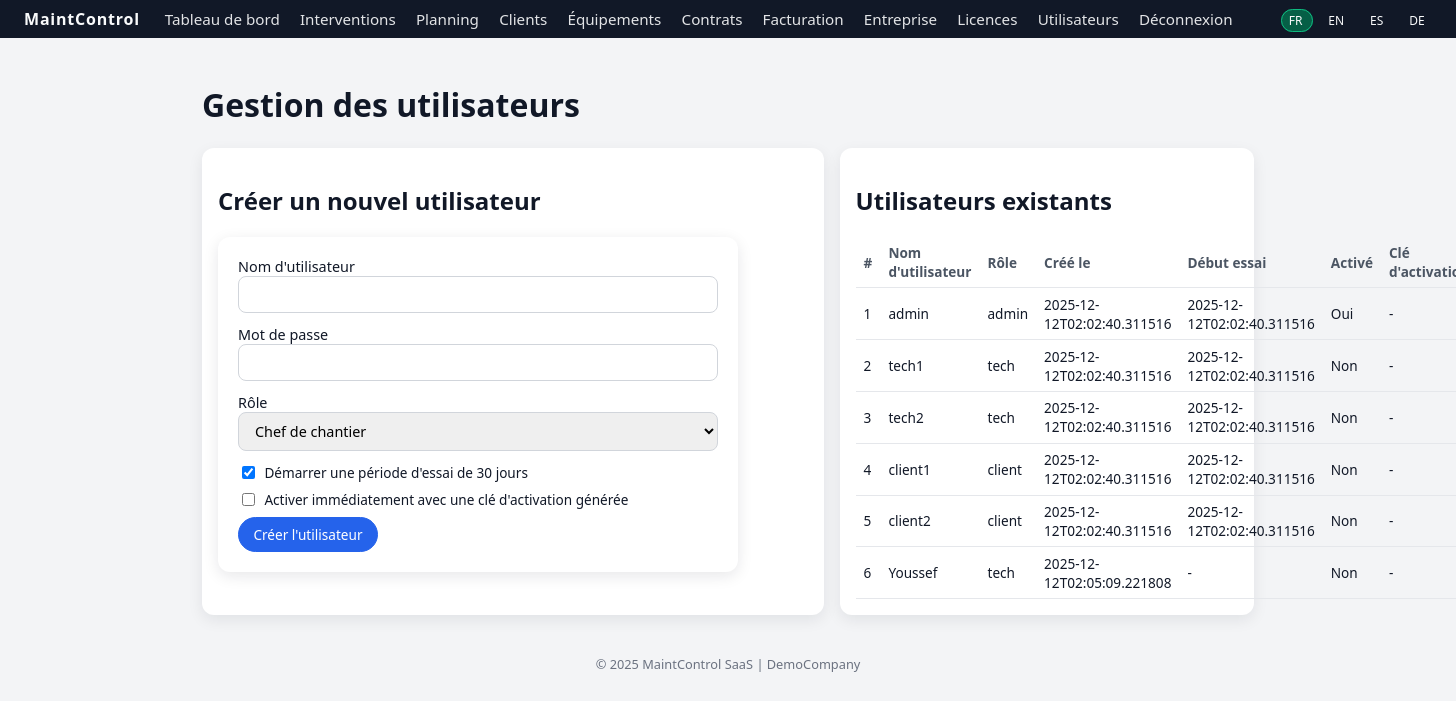
The app's page /admin/users (signed in), older data.
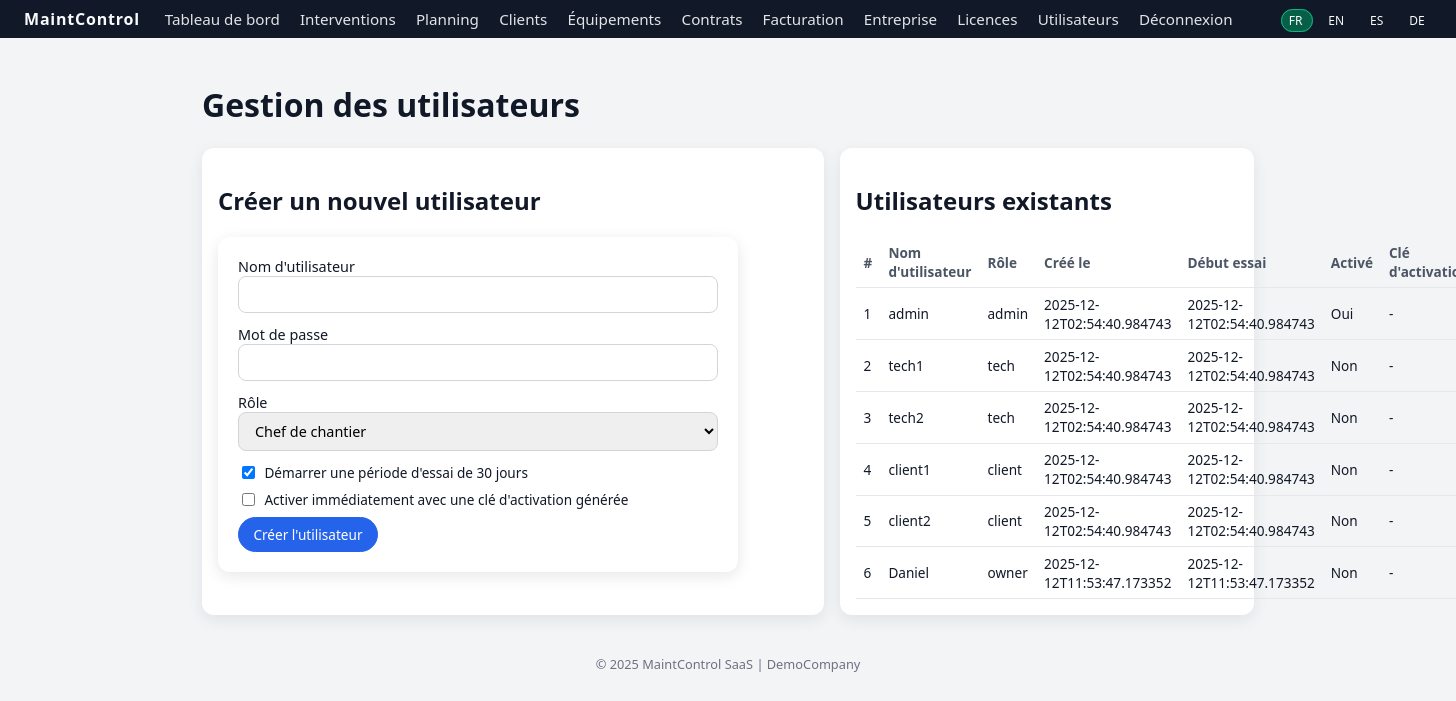
The same page, newer data.
### tables this page shows
CREATE TABLE users (
            id INTEGER PRIMARY KEY AUTOINCREMENT,
            username TEXT UNIQUE NOT NULL,
            password TEXT NOT NULL,
            role TEXT NOT NULL, -- admin, tech, client
            company_id INTEGER NOT NULL,
            created_at TEXT NOT NULL,
            trial_start TEXT,
            is_activated INTEGER DEFAULT 0,
            license_key TEXT,
            FOREIGN KEY(company_id) REFERENCES companies(id)
        );

CREATE TABLE companies (
            id INTEGER PRIMARY KEY AUTOINCREMENT,
            name TEXT NOT NULL,
            domain TEXT,
            created_at TEXT NOT NULL,
            is_active INTEGER DEFAULT 1,
            plan_name TEXT,
            plan_price REAL
        );

### app.py (the view, shortened to what this page needs)
@app.route("/admin/users", methods=["GET", "POST"])
@require_login
def admin_users():
    admin = get_current_user()
    if admin["role"] not in ("admin","owner"):
        return "Forbidden", 403
    company = get_current_company(admin)
    conn = get_db()
    c = conn.cursor()
    c.execute("""
        SELECT id, username, role, created_at, trial_start, is_activated, license_key
        FROM users
        WHERE company_id = ?
        ORDER BY id
    """, (company["id"],))
    users = c.fetchall()
    conn.close()
    return render_template("admin_users.html", users=users, current_role=admin["role"])

### app.py (called while the page is built, shortened)
@app.context_processor
def inject_csrf_token():
    return dict(csrf_token=generate_csrf)

def get_db():
    conn = sqlite3.connect(DATABASE)
    conn.row_factory = sqlite3.Row
    return conn

def get_current_user():
    uid = session.get("user_id")
    if not uid:
        return None
    conn = get_db()
    c = conn.cursor()
    c.execute("SELECT * FROM users WHERE id = ?", (uid,))
    row = c.fetchone()
    conn.close()
    return row

def get_current_company(user=None):
    if user is None:
        user = get_current_user()
    if not user:
        return None
    conn = get_db()
    c = conn.cursor()
    c.execute("SELECT * FROM companies WHERE id = ?", (user["company_id"],))
    company = c.fetchone()
    conn.close()
    return company

def is_trial_expired(user):
    if user is None:
        return False
    if user["role"] == "admin":
        return False

def remaining_trial_days(user):
    if user is None or user["role"] == "admin" or user["is_activated"] or not user["trial_start"]:
        return None
    start = datetime.fromisoformat(user["trial_start"])
    remaining = (start + timedelta(days=TRIAL_DAYS) - datetime.utcnow()).days
    return max(0, remaining)

def require_login(f):
    from functools import wraps
    @wraps(f)
    def wrapper(*args, **kwargs):
        if not session.get("user_id"):
            return redirect(url_for("login"))
        return f(*args, **kwargs)
    return wrapper

@app.context_processor
def inject_globals():
    user = get_current_user()
    lang = session.get("lang", DEFAULT_LANG)
    return {
        "current_user": user,
        "current_company": get_current_company(user) if user else None,
        "trial_days_left": remaining_trial_days(user) if user else None,
        "is_trial_expired": is_trial_expired(user) if user else False,
        "lang": lang,
        "supported_langs": SUPPORTED_LANGS,
    }

### templates/admin_users.html (shortened to what this page needs)
{% extends "base.html" %}
{% block content %}
<h1 data-i18n="users_title">Gestion des utilisateurs</h1>
<section class="grid-two">
  <div class="card">
    <h2 data-i18n="users_create">Créer un nouvel utilisateur</h2>
    <form method="post" class="form">
      <label>
        <span data-i18n="users_username">Nom d'utilisateur</span>
        <input type="text" name="username" required>
      </label>
      <label>
        <span data-i18n="users_password">Mot de passe</span>
        <input type="password" name="password" required>
      </label>
      <label>
  <span data-i18n="users_role">Rôle</span>
  {% if current_user.role == 'owner' %}
    <select name="role">
      {% if current_role == 'admin' %}
        <option value="owner" data-i18n="role_owner">Patron</option>
      {% endif %}
      <option value="manager" selected data-i18n="role_manager">Chef de chantier</option>
      <option value="employee" data-i18n="role_employee">Salarié</option>
      <option value="tech" data-i18n="role_tech">Technicien</option>
      <option value="client" data-i18n="role_client">Client</option>
    </select>
    <small style="opacity:.8">Le patron ne peut pas créer d'admin, ni modifier les rôles existants.</small>
  {% else %}
    <select name="role">
      <option value="manager" selected data-i18n="role_manager">Chef de chantier</option>
    </select>
  {% endif %}
</label>
      <label class="checkbox-row">
        <input type="checkbox" name="start_trial" checked>
        <span data-i18n="users_start_trial">Démarrer une période d'essai de 30 jours</span>
      </label>
      <label class="checkbox-row">
        <input type="checkbox" name="activate_now">
        <span data-i18n="users_activate_now">Activer immédiatement avec une clé d'activation générée</span>
      </label>
      <button type="submit" class="btn primary" data-i18n="users_create_btn">Créer l'utilisateur</button>
    </form>
  </div>
  <div class="card">
    <h2 data-i18n="users_list">Utilisateurs existants</h2>
    <table class="table">
      <thead>
        <tr>
          <th>#</th>
          <th data-i18n="users_username">Nom d'utilisateur</th>
          <th data-i18n="users_role">Rôle</th>
          <th data-i18n="users_created_at">Créé le</th>
          <th data-i18n="users_trial_start">Début essai</th>
          <th data-i18n="users_activated">Activé</th>
          <th data-i18n="users_license_key">Clé</th>
        </tr>
      </thead>
      <tbody>
        {% for u in users %}
        <tr>
          <td>{{ u.id }}</td>
          <td>{{ u.username }}</td>
          <td>{{ u.role }}</td>
          <td>{{ u.created_at }}</td>
          <td>{{ u.trial_start or '-' }}</td>
          <td>{{ 'Oui' if u.is_activated else 'Non' }}</td>
          <td>{{ u.license_key or '-' }}</td>
        </tr>
        {% else %}
        <tr><td colspan="8" data-i18n="no_data">Aucune donnée</td></tr>
        {% endfor %}
      </tbody>
    </table>
  </div>
</section>
{% endblock %}

### templates/base.html (shortened to what this page needs)
<!doctype html>
<html lang="{{ lang }}">
  <head>
    <link href="{{ url_for('static', filename='css/style.css') }}" rel="stylesheet">
  </head>
  <body data-lang="{{ lang }}" class="{% block body_class %}{% endblock %}">
    <header class="topbar">
      <div class="logo">MaintControl</div>
      {% if current_user %}
      <nav class="nav">
        <a href="{{ url_for('dashboard') }}" data-i18n="nav_dashboard">Tableau de bord</a>
        <a href="{{ url_for('list_interventions') }}" data-i18n="nav_interventions">Interventions</a>
        <a href="{{ url_for('planning') }}" data-i18n="nav_planning">Planning</a>
        <a href="{{ url_for('customers') }}" data-i18n="nav_customers">Clients</a>
        <a href="{{ url_for('equipments') }}">Équipements</a>
        <a href="{{ url_for('contracts') }}">Contrats</a>
        {% if current_user.role == 'admin' %}
        <a href="{{ url_for('billing') }}" data-i18n="nav_billing">Facturation</a>
        <a href="{{ url_for('company_settings') }}" data-i18n="nav_company">Entreprise</a>
        <a href="{{ url_for('admin_licenses') }}" data-i18n="nav_licenses">Licences</a>
                {% endif %}
        {% if current_user.role in ['admin','owner'] %}
        <a href="{{ url_for('admin_users') }}" data-i18n="nav_users">Utilisateurs</a>
        {% endif %}
        <a href="{{ url_for('logout') }}" data-i18n="nav_logout">Déconnexion</a>
      </nav>
      {% endif %}
      <div class="lang-switcher">
        {% for l in supported_langs %}
          <a href="{{ url_for('set_lang', lang_code=l) }}" class="{% if l==lang %}active{% endif %}">
            {{ l.upper() }}
          </a>
        {% endfor %}
      </div>
    </header>
    <main class="container">
      {% block content %}{% endblock %}
    </main>
    <footer class="footer">
      <span>&copy; {{ 2025 }} MaintControl SaaS</span>
      {% if current_company %}
        <span class="footer-company"> | {{ current_company.name }} {% if current_company.domain %}({{ current_company.domain }}){% endif %}</span>
      {% endif %}
    </footer>
  </body>
</html>

### static/css/style.css (style rules this page uses)
* { box-sizing: border-box; font-family: system-ui, -apple-system, BlinkMacSystemFont, "Segoe UI", sans-serif; }
body { margin: 0; background: #f3f4f6; color: #111827; }
a { color: inherit; text-decoration: none; }
.topbar { background: #111827; color: #f9fafb; display: flex; align-items: center; padding: 0.5rem 1.5rem; justify-content: space-between; }
.logo { font-weight: 700; letter-spacing: 0.05em; }
.nav a { margin-right: 1rem; font-size: 0.95rem; opacity: 0.9; }
.lang-switcher a { margin-left: 0.5rem; padding: 0.15rem 0.4rem; border-radius: 999px; font-size: 0.75rem; border: 1px solid transparent; }
.lang-switcher a.active { border-color: #10b981; background: #065f46; }
.container { padding: 1.5rem; max-width: 1100px; margin: 0 auto; }
.footer { text-align: center; padding: 1rem; font-size: 0.8rem; color: #6b7280; }
label { display: block; margin-bottom: 0.75rem; font-size: 0.9rem; }
input[type="text"], input[type="password"], input[type="number"], textarea, select { width: 100%; padding: 0.5rem 0.75rem; border-radius: 0.5rem; border: 1px solid #d1d5db; font-size: 0.9rem; }
.btn { display: inline-flex; align-items: center; justify-content: center; padding: 0.45rem 0.9rem; border-radius: 999px; font-size: 0.85rem; border: 1px solid #d1d5db; background: white; cursor: pointer; }
.btn.primary { border-color: #2563eb; background: #2563eb; color: white; }
.grid-two { display: grid; grid-template-columns: minmax(0, 1.5fr) minmax(0, 1fr); gap: 1rem; }
.card { background: white; border-radius: 0.75rem; padding: 1rem; box-shadow: 0 5px 15px rgba(15,23,42,0.08); }
.table { width: 100%; border-collapse: collapse; font-size: 0.85rem; }
.table th, .table td { padding: 0.4rem 0.5rem; border-bottom: 1px solid #e5e7eb; }
.table th { text-align: left; font-weight: 600; color: #4b5563; }
.form { max-width: 520px; background: white; padding: 1.25rem; border-radius: 0.75rem; box-shadow: 0 4px 15px rgba(15,23,42,0.1); }
.checkbox-row { display: flex; align-items: center; gap: 0.4rem; font-size: 0.85rem; margin-bottom: 0.5rem; }
.checkbox-row input[type="checkbox"] { width: auto; }

Row changes from the older to the newer data that the page shows:
changed users "admin": created_at "2025-12-12T02:02:40.311516" → "2025-12-12T02:54:40.984743"; trial_start "2025-12-12T02:02:40.311516" → "2025-12-12T02:54:40.984743"
changed users "tech1": created_at "2025-12-12T02:02:40.311516" → "2025-12-12T02:54:40.984743"; trial_start "2025-12-12T02:02:40.311516" → "2025-12-12T02:54:40.984743"
changed users "tech2": created_at "2025-12-12T02:02:40.311516" → "2025-12-12T02:54:40.984743"; trial_start "2025-12-12T02:02:40.311516" → "2025-12-12T02:54:40.984743"
changed users "client1": created_at "2025-12-12T02:02:40.311516" → "2025-12-12T02:54:40.984743"; trial_start "2025-12-12T02:02:40.311516" → "2025-12-12T02:54:40.984743"
changed users "client2": created_at "2025-12-12T02:02:40.311516" → "2025-12-12T02:54:40.984743"; trial_start "2025-12-12T02:02:40.311516" → "2025-12-12T02:54:40.984743"
changed users id 6: username "Youssef" → "Daniel"; role "tech" → "owner"; created_at "2025-12-12T02:05:09.221808" → "2025-12-12T11:53:47.173352"; trial_start "-" → "2025-12-12T11:53:47.173352"
